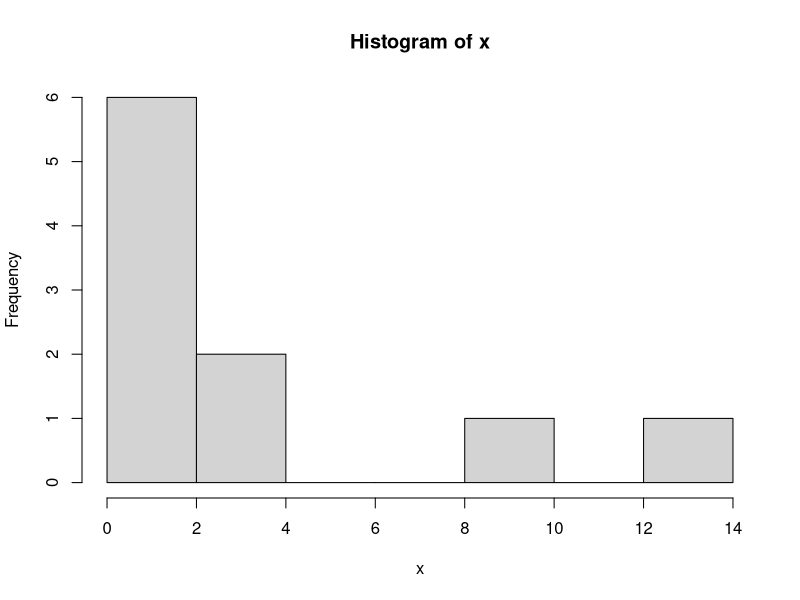
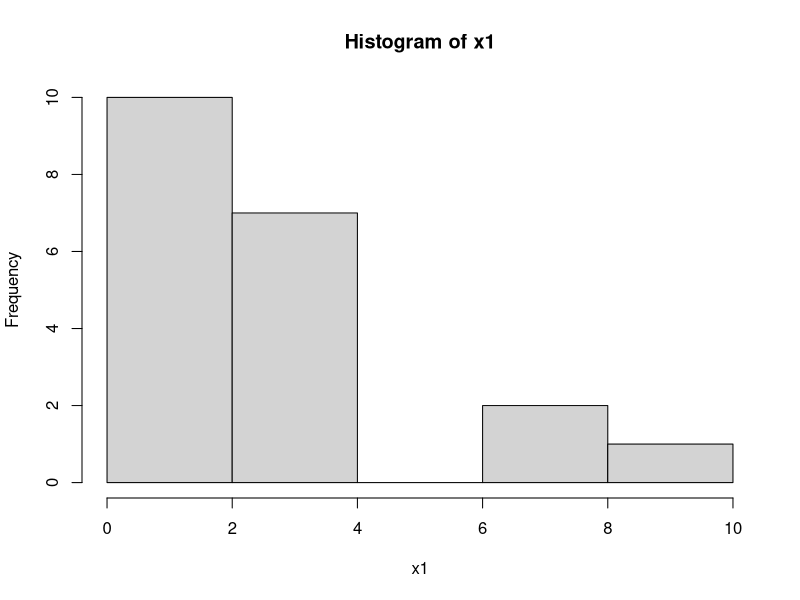
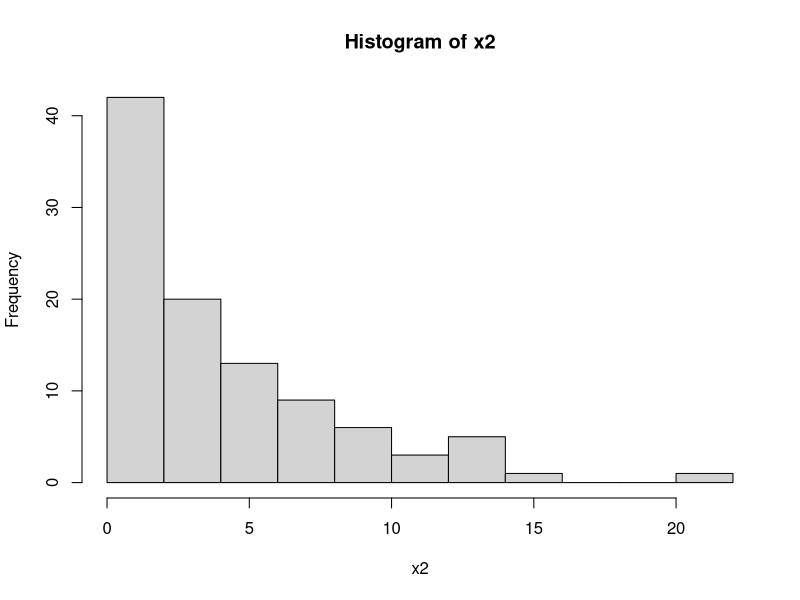
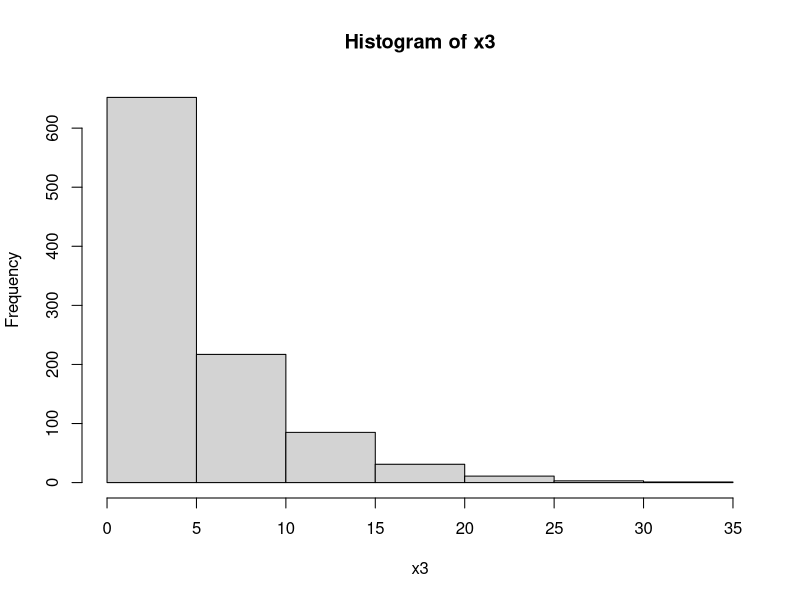
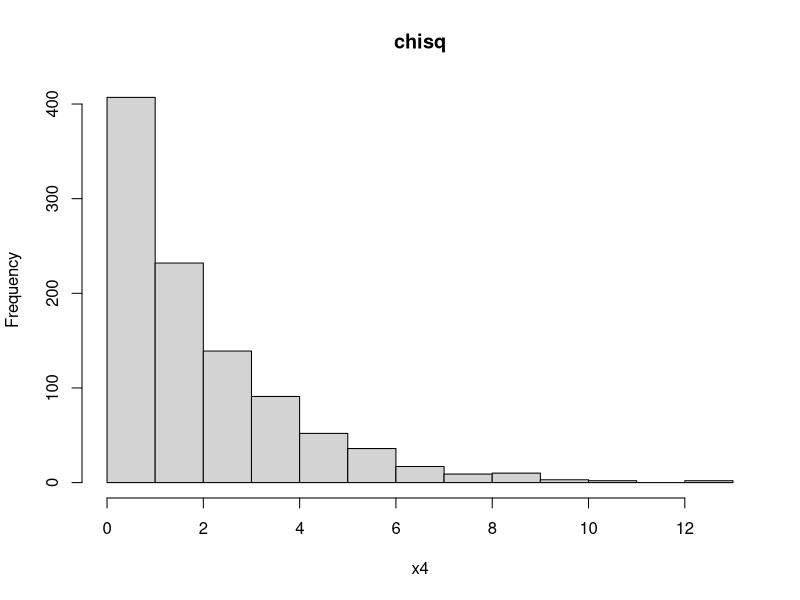
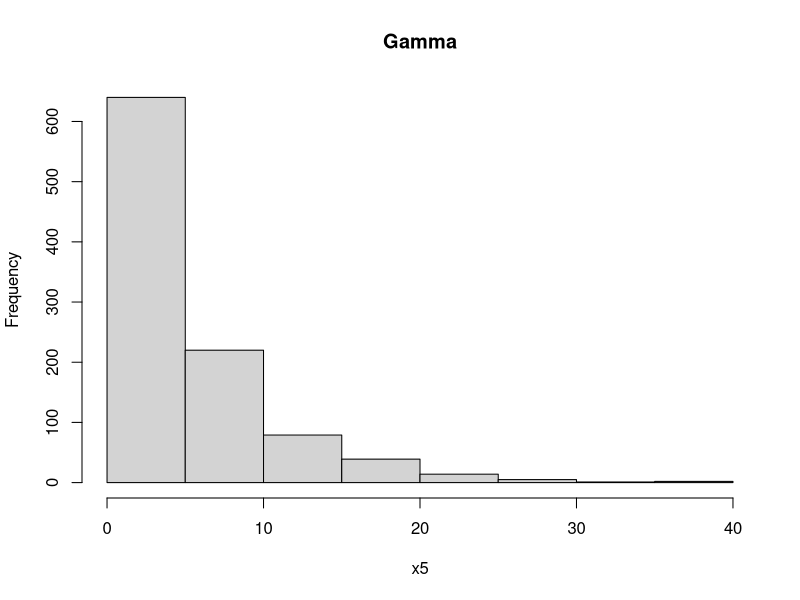
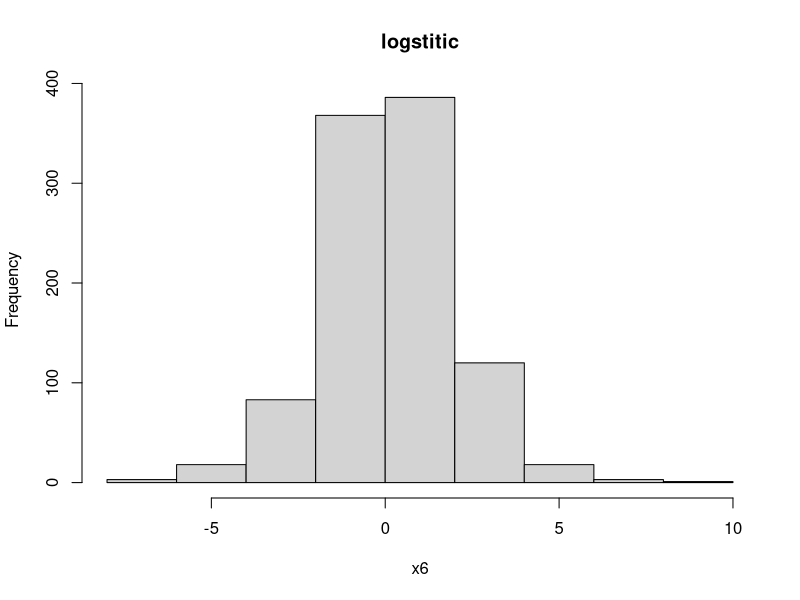
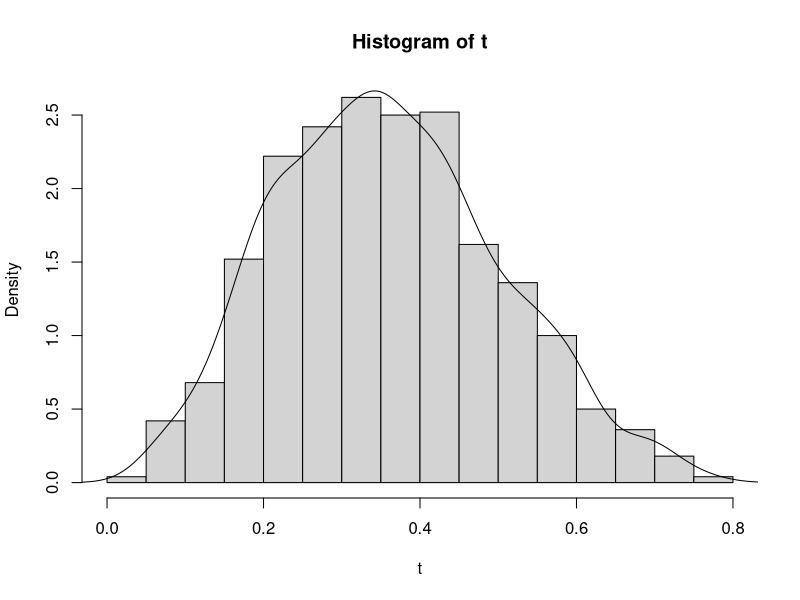

These figures' R source, in order:
#-----------------------#
#  simulation           #
#-----------------------#
#########exp
n=10
u=runif(n)
lambda=5
x=c()
for(i in 1:n){
  x[i]=-lambda*(log(1-u[i]))
}
hist(x)
########
n=20
u=runif(n)
lambda=5
x1=c()
for(i in 1:n){
  x1[i]=-lambda*(log(1-u[i]))
}
hist(x1)
########
n=100
u=runif(n)
lambda=5
x2=c()
for(i in 1:n){
  x2[i]=-lambda*(log(1-u[i]))
}
hist(x2)
#####################
n=1000
u=runif(n)
lambda=5
x3=c()
for(i in 1:n){
  x3[i]=-lambda*(log(1-u[i]))
}
hist(x3)
####### chisq
n=1000
u=runif(n)
x4=c()
for(i in 1:n){
  x4[i]=-2*(log(u[i]))
}
hist(x4,main="chisq")
####### Gamma(1,5)
n=1000
u=runif(n)
x5=c()
for(i in 1:n){
  x5[i]=-5*(log(u[i]))
}
hist(x5,main="Gamma")
####### logstic(0,1)
n=1000
u=runif(n)
x6=c()
a=c()
for(i in 1:n){
  a[i]=u[i]/(1-u[i])
  x6[i]=log(a[i])
}
hist(x6,main="logstitic")
#-----------------------#
#  metro police           #
#-----------------------#
metropolisfun <- function(n, p, T){
  X <- runif(1)
  for (t in 2:T) {
    Y <- rbeta(1,3,6)
    #    alpha <- min(1, (dbeta(Y, n, p) / dbeta(X[t - 1], n, p))*(dbeta(Y, n, p) / dbeta(X[t - 1], n, p)))
    alpha <- min(1, (dbeta(Y, n, p) / dbeta(X[t - 1], n, p))*(dbeta(X[t - 1], 3, 6) / dbeta(Y, 3, 6)))
    if (runif(1) < alpha) X[t] <- Y
    else X[t] <- X[t - 1]
  }
  return(X)
}
metropolisfun (1,3,6)
library(ggplot2)
t <- metropolisfun(3.5,6,1000)
hist(t,probability = T)
lines(density(t))
###########Beta(3,7)
metropolisfun1 <- function(n, p, T){
  X <- runif(1)
  for (t in 2:T) {
    Y <- rbeta(1,3,7)
    #    alpha <- min(1, (dbeta(Y, n, p) / dbeta(X[t - 1], n, p))*(dbeta(Y, n, p) / dbeta(X[t - 1], n, p)))
    alpha <- min(1, (dbeta(Y, n, p) / dbeta(X[t - 1], n, p))*(dbeta(X[t - 1], 3, 7) / dbeta(Y, 3, 7)))
    if (runif(1) < alpha) X[t] <- Y
    else X[t] <- X[t - 1]
  }
  return(X)
}
metropolisfun1 (1,3,7)
library(ggplot2)
t1 <- metropolisfun1(3.5,6,1000)
hist(t1,probability = T)
lines(density(t1))
###########Beta(4,6)
metropolisfun2 <- function(n, p, T){
  X <- runif(1)
  for (t in 2:T) {
    Y <- rbeta(1,4,6)
    #    alpha <- min(1, (dbeta(Y, n, p) / dbeta(X[t - 1], n, p))*(dbeta(Y, n, p) / dbeta(X[t - 1], n, p)))
    alpha <- min(1, (dbeta(Y, n, p) / dbeta(X[t - 1], n, p))*(dbeta(X[t - 1], 4, 6) / dbeta(Y, 4, 6)))
    if (runif(1) < alpha) X[t] <- Y
    else X[t] <- X[t - 1]
  }
  return(X)
}
metropolisfun2 (1,4,6)
library(ggplot2)
t2 <- metropolisfun1(3.5,6,1000)
hist(t2,probability = T)
lines(density(t2))

